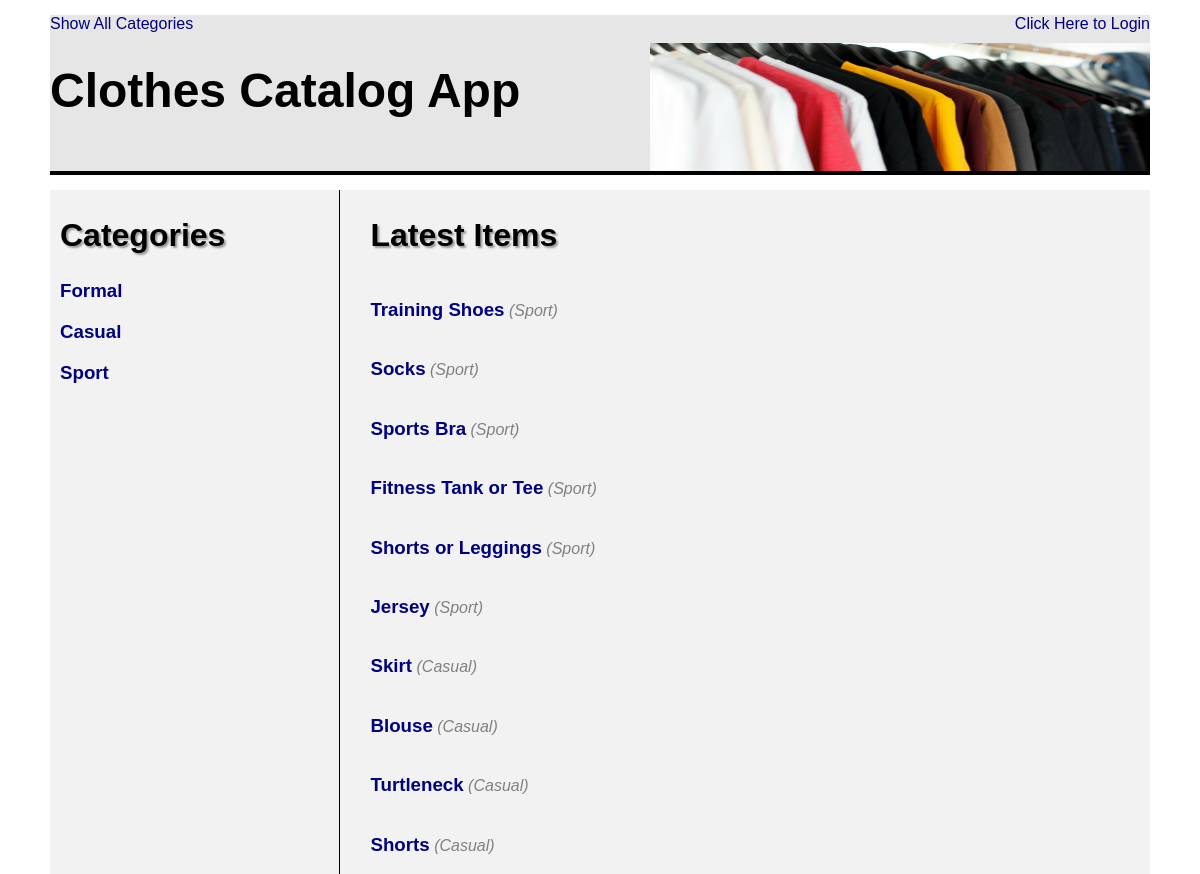
/catalog, run on the app's committed database.
### catalog_database.py (models this page shows, shortened)
class Categories(Base):  # Class code
    __tablename__ = 'categories'
    id = Column(Integer, primary_key=True)  # Mapper code
    name = Column(String(250), nullable=False)
    user_id = Column(Integer, ForeignKey('user.id'))
    user = relationship("User")

class CatalogItem(Base):  # Class code
    __tablename__ = 'catalog_item'
    name = Column(String(80), nullable=False)  # Mapper code
    id = Column(Integer, primary_key=True)
    date = Column(DateTime, nullable=False)
    description = Column(String(250))
    picture = Column(String(250))
    category_name = Column(String(250), ForeignKey('categories.name'))
    categories = relationship("Categories", cascade="all, delete")
    user_id = Column(Integer, ForeignKey('user.id'))
    user = relationship("User")

### application.py (the view)
@app.route('/')
@app.route('/catalog')
def showCategories():
    categories = session.query(Categories).order_by(asc(Categories.id))
    latest_items = session.query(CatalogItem).order_by(
        desc(CatalogItem.date)).limit(10)
    if 'username' not in login_session:
        return render_template('categories_public.html',
                               categories=categories,
                               latest_items=latest_items)
    else:
        return render_template('categories.html',
                               categories=categories,
                               latest_items=latest_items)

### templates/categories_public.html (shortened to what this page needs)
{% extends "main.html" %}
{% block content %}
{% include "header.html" %}
<div class="main_body">
<div class="main_block">
	<h2 class="sub_title">Categories</h2>
{% if  categories !=[] %}
{% for category in categories %}
	<a href = "{{url_for('CategoryItems', category_name = category.name)}}">
	<div><h3>{{category.name}}</h3></div>
	</a>
{% endfor %}
{% else %}
<p>You currently have no categories</p>
{% endif %}
</div>
<div class="item_block">
<h2 class="sub_title"> Latest Items</h2>
{% if  latest_items !=[] %}
{% for item in latest_items %}
	<div class="latest_items"><a href = "{{url_for('showCategoryItem', category_name = item.category_name, item_name = item.name)}}">
	<h3>{{item.name}}</h3>
</a></div>
<div class="item_category">({{item.category_name}})</div>
<br>
{% endfor %}
{% else %}
<p>You currently have no latest items</p>
{% endif %}
</div>
</div>
{% endblock %}

### templates/main.html (shortened to what this page needs)
<!DOCTYPE html>
<html lang="en">
	<head>
	<link rel="stylesheet" href="{{ url_for('static', filename='css/style.css') }}">
	</head>
	<body>
		<div class="container">
			{% block content %}
			{% endblock %}
		</div>
	</body>
</html>

### templates/header.html (shortened to what this page needs)
<div class="header">
	<div class="go-home">
		<a href="{{url_for('showCategories')}}">
			Show All Categories
		</a>
	</div>
	<div class="log">
	{%if 'username' not in session %}
			<a href="{{url_for('showLogin')}}">Click Here to Login </a>
	{% else %}
			<a href="{{url_for('disconnect')}}">Logout </a>
	{% endif %}
	</div>
	<div>
	<img class="header_logo" src="{{ url_for('static', filename='img/clothes.png') }}" alt="Udacity logo">
	</div>
	<h1 class="main-title">Clothes Catalog App</h1>
</div>

### static/css/style.css (style rules this page uses)
* { box-sizing: border-box; font-family: arial, helvetica, "sans serif", "sans serif"; }
html { width: 100%; height: 100%; margin: 0; padding: 0; }
body { width: 100%; margin: auto; }
a { text-decoration: none; color: #000080; }
.header::after { content: ''; clear: both; display: table; }
.header { height: 160px; border-bottom: 4px solid; margin: 15px 0; background-color: #e6e6e6; }
.main_body { background-color: #f2f2f2; }
.go-home { display: inline-block; }
.log { display: inline-block; text-align: right; float: right; }
.header_logo { float: right; width: 500px; height: 128px; margin-top: 10px; }
.main-title { text-align: left; margin: unset; font-size: 3em; padding-top: 30px; }
.sub_title { font-size: 2em; text-shadow: 2px 2px 2px #999999; }
.main_block { display: inline-block; width: 25%; vertical-align: top; margin-left: 10px; }
.item_block { display: inline-block; width: 73%; vertical-align: top; border-left: 1px solid; padding-left: 30px; min-height: 250px; }
.latest_items { display: inline-block; }
.item_category { display: inline-block; color: grey; font-style: italic; }
@media screen and (min-width: 1101px) { html, body { width: 1100px; margin-left: auto; margin-right: auto; } }

### data on the page
Categories: name "Formal"
Categories: name "Casual"
Categories: name "Sport"
CatalogItem: name "Training Shoes", category_name "Sport"
CatalogItem: name "Socks", category_name "Sport"
CatalogItem: name "Sports Bra", category_name "Sport"
CatalogItem: name "Fitness Tank or Tee", category_name "Sport"
CatalogItem: name "Shorts or Leggings", category_name "Sport"
CatalogItem: name "Jersey", category_name "Sport"
CatalogItem: name "Skirt", category_name "Casual"
CatalogItem: name "Blouse", category_name "Casual"
CatalogItem: name "Turtleneck", category_name "Casual"
CatalogItem: name "Shorts", category_name "Casual"
